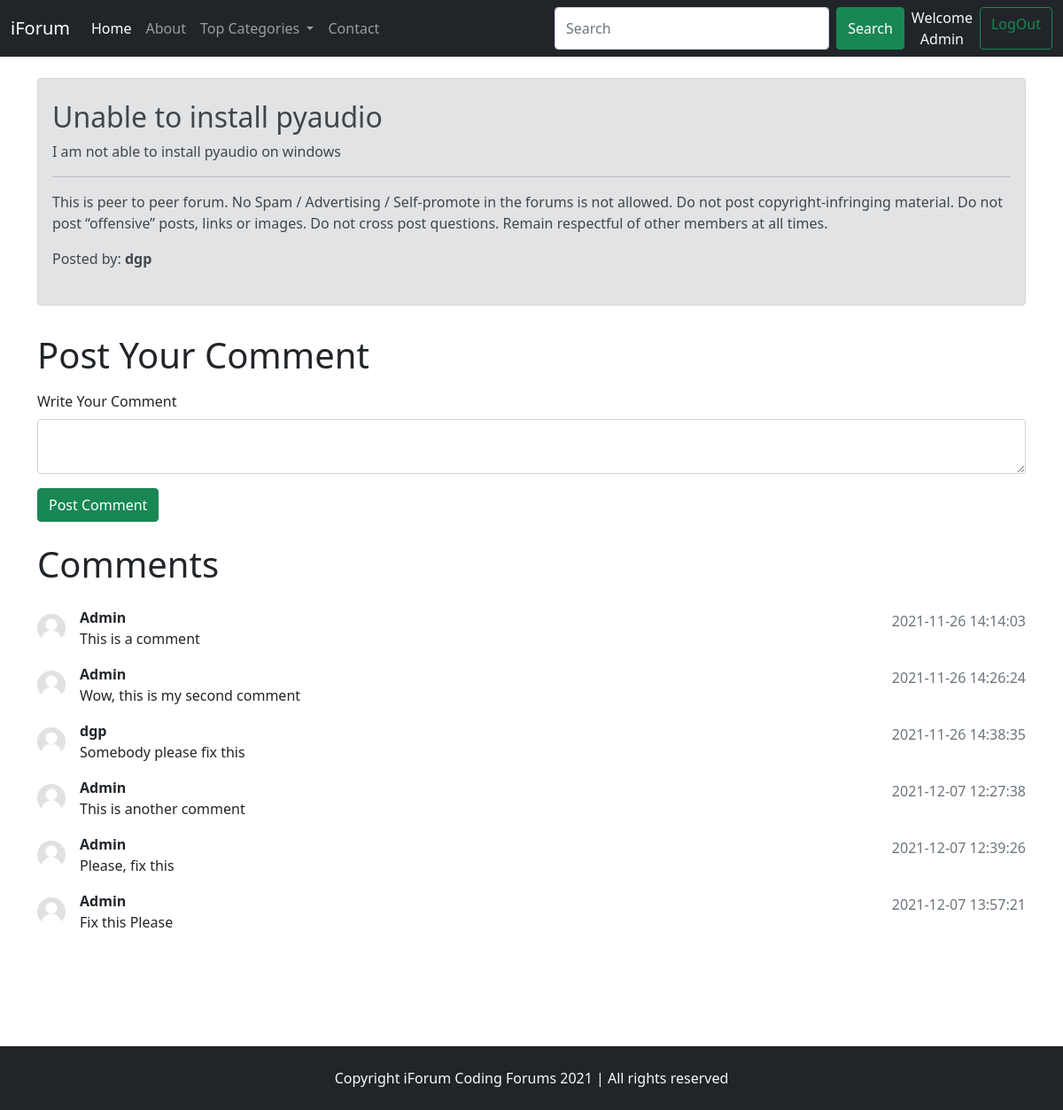
The app's page /thread.php?threadid=1 (signed in) with its own data.
### tables this page shows
CREATE TABLE `threads` (
  `thread_id` int(10) NOT NULL,
  `thread_title` varchar(255) NOT NULL,
  `thread_desc` text NOT NULL,
  `thread_cat_id` int(10) NOT NULL,
  `thread_user_id` int(10) NOT NULL,
  `timestamp` datetime NOT NULL DEFAULT current_timestamp()
);

CREATE TABLE `users` (
  `sno` int(8) NOT NULL,
  `user_name` varchar(30) NOT NULL,
  `user_email` varchar(30) NOT NULL,
  `user_pass` varchar(255) NOT NULL,
  `timestamp` datetime NOT NULL DEFAULT current_timestamp()
);

CREATE TABLE `comments` (
  `comment_id` int(8) NOT NULL,
  `comment_content` text NOT NULL,
  `thread_id` int(8) NOT NULL,
  `comment_by` int(8) NOT NULL,
  `comment_time` datetime NOT NULL DEFAULT current_timestamp()
);

### thread.php (the view, shortened to what this page needs)
<!doctype html>
<html lang="en">
<head>
    <link href="https://cdn.jsdelivr.net/npm/bootstrap@5.1.3/dist/css/bootstrap.min.css" rel="stylesheet"
>
    <link rel="stylesheet" href="./css/style.css">
</head>
<body>
    <?php include "./partials/_dbconnect.php"; ?>
    <?php include "./partials/_header.php"; ?>
    <?php
        $id = $_GET['threadid'];
        $sql = "SELECT * FROM `threads` WHERE `thread_id` = '$id'";
        $result = mysqli_query($conn, $sql);
        $num = mysqli_num_rows($result);
        if($num > 0 ){
            while($row = mysqli_fetch_assoc($result)){
                $title = $row['thread_title'];
                $decs = $row['thread_desc'];
                $thread_user_id = $row['thread_user_id'];
            }
        }
    ?>
    <?php
        $sqlu = "SELECT `user_name` FROM `users` WHERE `sno`='$thread_user_id'";
        $resultu = mysqli_query($conn, $sqlu);
        $rowu = mysqli_fetch_assoc($resultu);
        $postedBy = $rowu['user_name'];
    ?>
    <div class="container my-4">
        <div class="alert alert-secondary py-4" role="alert">
            <h2 class="alert-heading"><?php echo $title; ?></h2>
            <p><?php echo $decs; ?></p>
            <hr>
            <p class="mb-3">This is peer to peer forum.
                No Spam / Advertising / Self-promote in the forums is not allowed. Do not post copyright-infringing
                material. Do not post “offensive” posts, links or images. Do not cross post questions. Remain respectful
                of other members at all times.
            </p>
            <p>Posted by: <b><?php echo $postedBy; ?></b></p>
        </div>
    </div>
    <?php
        if(isset($_SESSION['loggedin']) && $_SESSION['loggedin']==true){
            echo'
            <div class="container my-3">
                <h1 class="py-2">Post Your Comment</h1>
                <form action="' . $_SERVER["REQUEST_URI"] . '" method="post" >
                    <div class="mb-3">
                        <label for="comment" class="form-label">Write Your Comment</label>
                        <textarea class="form-control" aria-label="With textarea" id="comment" name="comment" row="3"></textarea>
                        <input type="hidden" value="' . $_SESSION['userid'] . '" name="user_id">
                    </div>
                    <button type="submit" class="btn btn-success">Post Comment</button>
                </form>
            </div>';
        }
        else{
            echo '
            <div class="container">
                <h1 class="py-2">Post Your Comment</h1>
                <p class="px-4">You are not loggedin. Please login to post comments.</p>
            </div>';
        }
    ?>
    <div class="container mb-5" id="ques">
        <h1 class="py-2">Comments</h1>
        <?php
            $id = $_GET['threadid'];
            $sql = "SELECT * FROM `comments` WHERE `thread_id` = '$id'";
            $result = mysqli_query($conn, $sql);
            $num = mysqli_num_rows($result);
            if($num > 0 ){
                while($row = mysqli_fetch_assoc($result)){
                    $content = $row['comment_content'];
                    $commentTime = $row['comment_time'];
                    $commentBy = $row['comment_by'];
                    $sql2 = "SELECT `user_name` FROM `users` WHERE `sno`='$commentBy'";
                    $result2 = mysqli_query($conn, $sql2);
                    $row2 = mysqli_fetch_assoc($result2);
                    echo '
                    <div class="d-flex align-items-center my-3 rounded">
                        <div class="flex-shrink-0">
                            <img src="./img/userdefault.png" width="32px" class="mr-3" alt="...">
                        </div>
                        <div class="flex-grow-1 ms-3">
                            <p class="fw-bold my-0">' . $row2["user_name"] . ' </p>
                            ' . $content . '
                        </div>
                        <p class="text-secondary">' . $commentTime . '</p>
                    </div>';
                }
            }
        ?>
    </div>
    <?php include "./partials/_footer.php"; ?>
</body>
</html>

### css/style.css (style rules this page uses)
#ques, .contact, .serachResults { min-height: 66vh; }

### records on screen
threads: thread_title "Unable to install pyaudio", thread_desc "I am not able to install pyaudio on windows"
users: user_name "dgp"
comments: users.user_name "Admin", comment_content "This is a comment", comment_time "2021-11-26 14:14:03"
comments: users.user_name "Admin", comment_content "Wow, this is my second comment", comment_time "2021-11-26 14:26:24"
comments: users.user_name "dgp", comment_content "Somebody please fix this", comment_time "2021-11-26 14:38:35"
comments: users.user_name "Admin", comment_content "This is another comment", comment_time "2021-12-07 12:27:38"
comments: users.user_name "Admin", comment_content "Please, fix this", comment_time "2021-12-07 12:39:26"
comments: users.user_name "Admin", comment_content "Fix this Please", comment_time "2021-12-07 13:57:21"

### other values on screen
$_SESSION["username"] "Admin"
